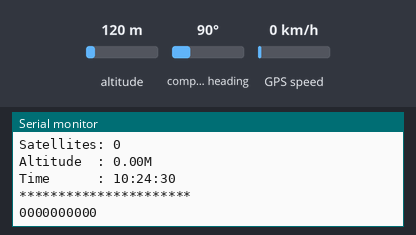
Simulated run of this sketch. Board: ESP32. Parts: the last lines printed to the serial monitor. The inputs (shaded band) are chosen by the test bench; at power-on: altitude 120 m, compass heading 90°, GPS speed 0 km/h. The GPS gets a fix after 3 s at 37.7749, -122.4194 with 8 satellites.

Above: at 1.2 s.
1.3 s: altitude set to 20 m
At 4.4 s:
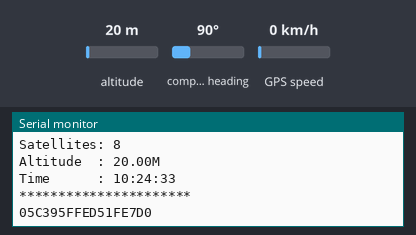
5.4 s: altitude set to 250 m
At 7.5 s:
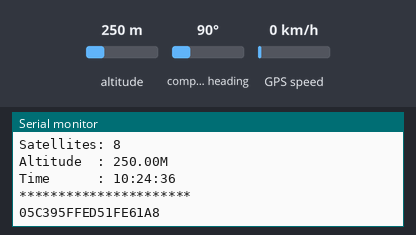
9.5 s: altitude set to 500 m
At 11.5 s:
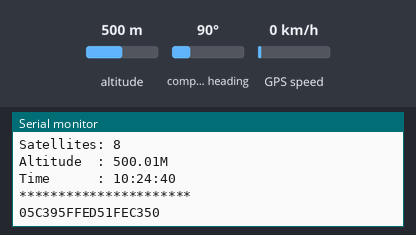
13.5 s: altitude set to 750 m
At 15.6 s:
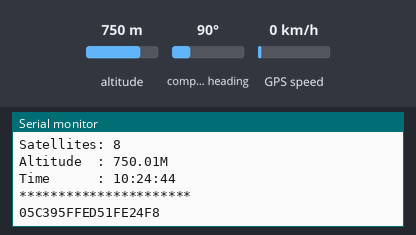
17.6 s: altitude set to 980 m
At 19.7 s:
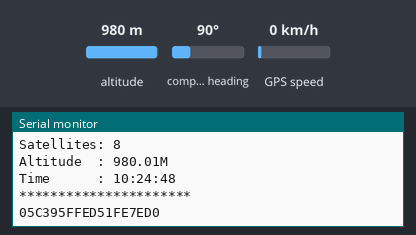
21.6 s: altitude set to 0 m
At 23.8 s:
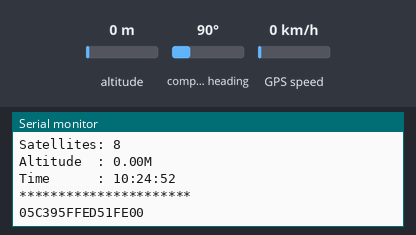
Timing chart, 0 to 25.3 s (numbered marks = the images above; inputs shaded):
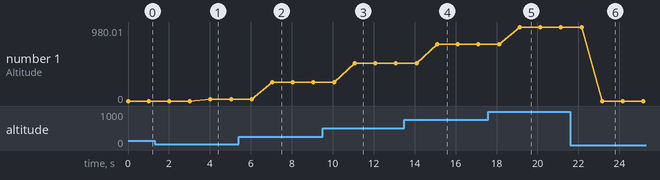

The sketch:

GPS_Lilygo.ino
```cpp
/*****************************************
* ESP32 GPS VKEL 9600 Bds
******************************************/

#include <TinyGPS++.h>

TinyGPSPlus gps;

double alt;
String read_sentence;

void setup()
{
  Serial.begin(115200);
  Serial1.begin(9600, SERIAL_8N1, 34, 12);   //34-TX 12-RX, refenrete a pinagem da placa Lilygo
}


void loop()
{
  Serial.print("Latitude  : ");
  Serial.println(gps.location.lat(), 6); //Variável com valor de latitude,  imprimi no terminal com 6 digitos.
  Serial.print("Longitude : ");
  Serial.println(gps.location.lng(), 6); //Variável com valor de longitude,  imprimi no terminal com 6 digitos.
  Serial.print("Satellites: ");
  Serial.println(gps.satellites.value()); //Variável com valor de satélites conectados.
  Serial.print("Altitude  : ");
  Serial.print(gps.altitude.feet() / 3.2808); //Variável com valor de altitude.
  alt = gps.altitude.feet() / 3.2808; //Salva o valor de altitute na variavel "alt" para envio de criação de pacote.
  Serial.println("M");
  Serial.print("Time      : ");
  Serial.print(gps.time.hour()); //Variável de hora.
  Serial.print(":");
  Serial.print(gps.time.minute()); //Variável de minuto.
  Serial.print(":");
  Serial.println(gps.time.second()); //Variável de segundo.
  Serial.println("**********************");

  gps_payload(gps.location.lat(),gps.location.lng(), alt); //Envia os valores do GPS (Lat, Long, Alt) para a criação do payload.

  smartDelay(1000);

  if (millis() > 5000 && gps.charsProcessed() < 10)
    Serial.println(F("No GPS data received: check wiring")); //Caso não encontre antena.
}


/*
  Função de Delay
*/
static void smartDelay(unsigned long ms)
{
  unsigned long start = millis();
  do
  {
    while (Serial1.available())
      gps.encode(Serial1.read());
  } while (millis() - start < ms);
}

/*
  Função para a criação do Payload e imprimi o payload em Hexa no monitor serial.
*/
void gps_payload(float lat, float lon, int alt) {

  uint32_t LatitudeBinary = 0;
  uint32_t LongitudeBinary = 0;

  // Caso o valor de lat não seja zero, faz a multiplicação dos valores para que não sejam enviados com ",".
  if (lat != 0){
    LatitudeBinary = (lat  * 10000);
    LongitudeBinary = (lon  * 10000);
    alt = alt * 100;
  }

  //Inicializa e cria o payload
  uint8_t payload[10];

  payload[0] = LatitudeBinary >> 24 ;
  payload[1] = LatitudeBinary >> 16;
  payload[2] = LatitudeBinary >> 8;
  payload[3] = LatitudeBinary;

  payload[4] = LongitudeBinary >> 24;
  payload[5] = LongitudeBinary >> 16;
  payload[6] = LongitudeBinary >> 8;
  payload[7] = LongitudeBinary;

  payload[8] = alt >> 8;
  payload[9] = alt;

  // Imprime os valores de Payload (neste caso são bytes)
  // Os 8 primeiros bits serão lat, seguido de 8 de long e por fim 4 de alt.
  int x = 0;
  for (x=0; x <=9; x++) {
    Serial.print(payload[x], HEX);
  }
  Serial.println(" ");
}
```

Measured:
- after the input at 1.3 s, the serial monitor: prints a new line after 2.7 s (image 1)
- after the input at 5.4 s, the serial monitor: prints a new line after 1.6 s (image 2)
- after the input at 9.5 s, the serial monitor: prints a new line after 1.6 s (image 3)
- after the input at 13.5 s, the serial monitor: prints a new line after 1.6 s (image 4)
- after the input at 17.6 s, the serial monitor: prints a new line after 1.5 s (image 5)
- after the input at 21.6 s, the serial monitor: prints a new line after 1.6 s (image 6)
- plotted number 1: 0 → 20 after the input at 1.3 s, 20 → 250 after the input at 5.4 s, 250 → 500.01 after the input at 9.5 s, 500.01 → 750.01 after the input at 13.5 s, 750.01 → 980.01 after the input at 17.6 s
